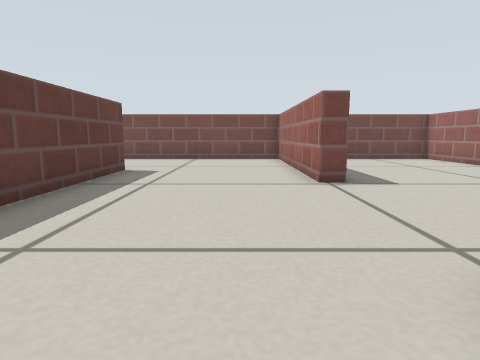
view 1 (above)

14 first-person views from a walk through a robot-simulator world made for Gazebo. The camera is 0.26 m above the floor, tilts 8° down and sees 75° across. The floor is counted in squares, 0.25 m on a side. Each view is taken from the middle of a square. On the plan, view 1 faces up. The plan holds only what a view shows up to about 12 squares ahead; the rest is blank. Gazebo's built-in surfaces are drawn with simple patterns.

view 2
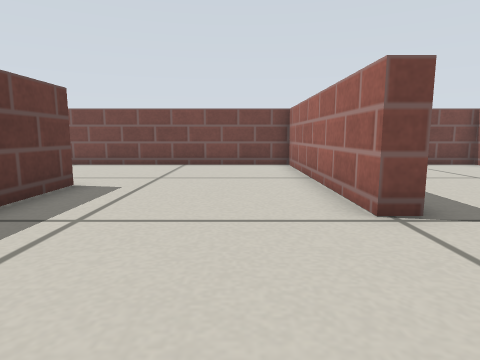

view 3
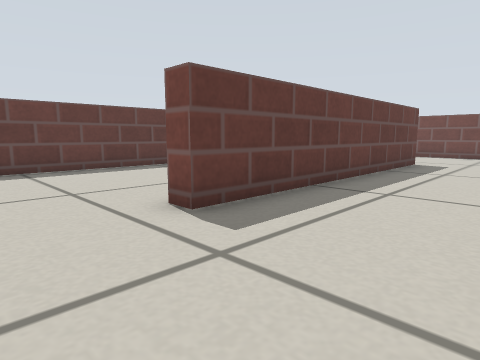

view 4
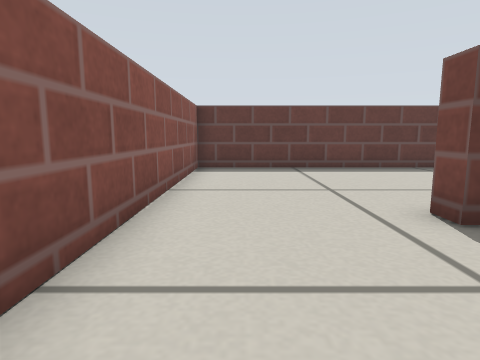

view 5
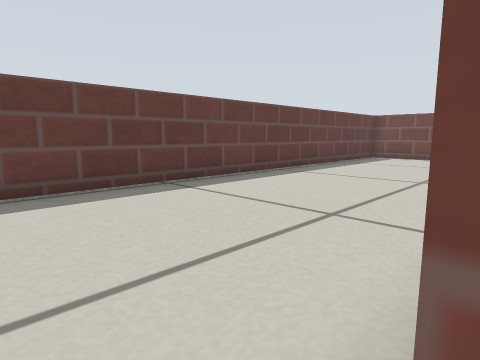

view 6
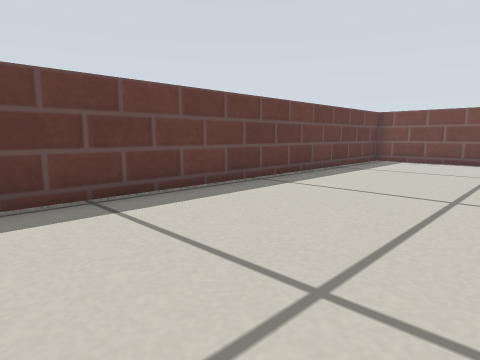

view 7
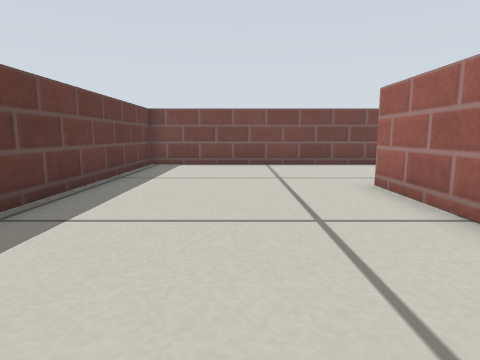

view 8
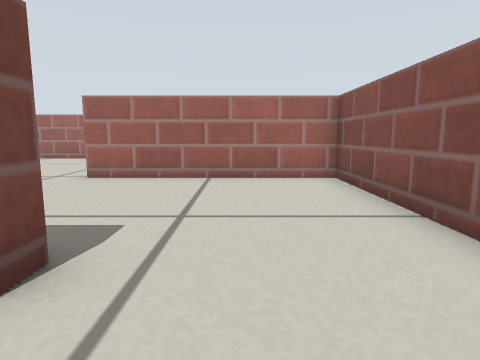

view 9
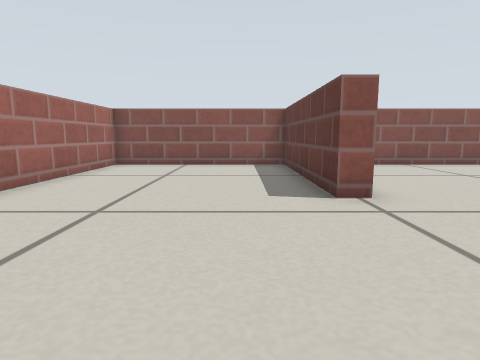

view 10
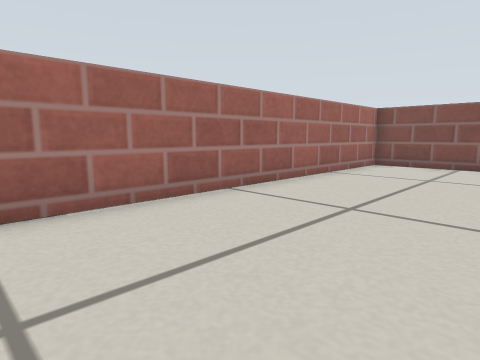

view 11
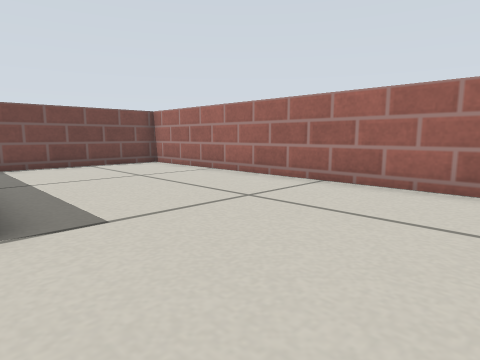

view 12
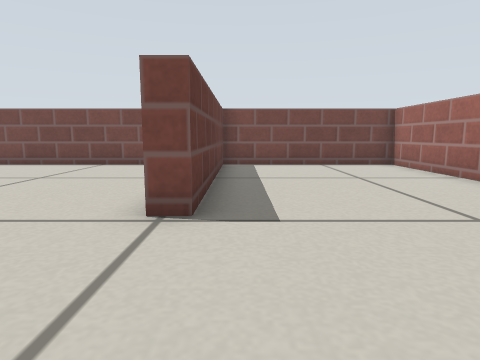

view 13
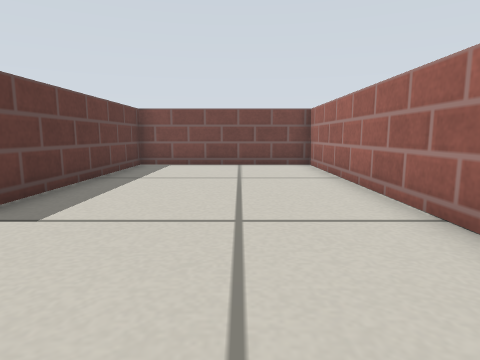

view 14
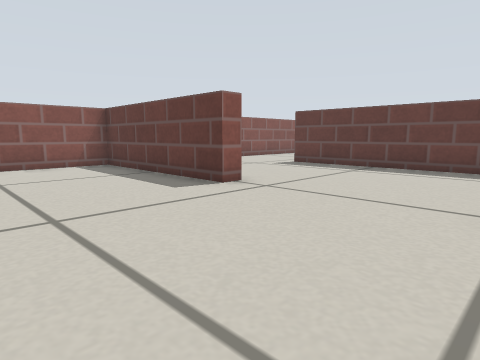

### Floor plan
Points are (right, up) in squares from view 1. A wall is a line through its corners. A room is listed if a view was taken in it or the views show most of it. See-through windows are left out.
Room 1 (views 1, 2, 3, 4, 5, 6, 7, 8)
walls: (-4.1, 6.6) (-4.1, 9.6); (-3.5, 9.6) (-3.5, -0.4) (-4.2, -0.4); (1.8, 7) (1.8, 14.4) (-10.3, 14.4) (-10.3, -4.4) (1.8, -4.4) (1.8, 1.8)
ways out: opening at (2, 4) to room 2
Room 2 (views 9, 10, 11, 12, 13, 14)
walls: (1.8, 1.8) (2.4, 1.8) (2.4, -4.4) (8.5, -4.4) (8.5, 14.4) (2.4, 14.4) (2.4, 7) (1.8, 7)
ways out: opening at (2, 4) to room 1

Positions as (right, up) in squares from view 1, and headings:
1: (0, 0), facing up
2: (0, 3), facing up
3: (0, -3), facing up-left
4: (0, -3), facing left
5: (-4, -1), facing up-left
6: (-5, 1), facing up-left
7: (-7, 3), facing up
8: (-6, -2), facing right
9: (4, 7), facing down
10: (4, 7), facing down-right
11: (2, 3), facing up-right
12: (3, 3), facing up
13: (6, 3), facing up
14: (7, 7), facing down-left
